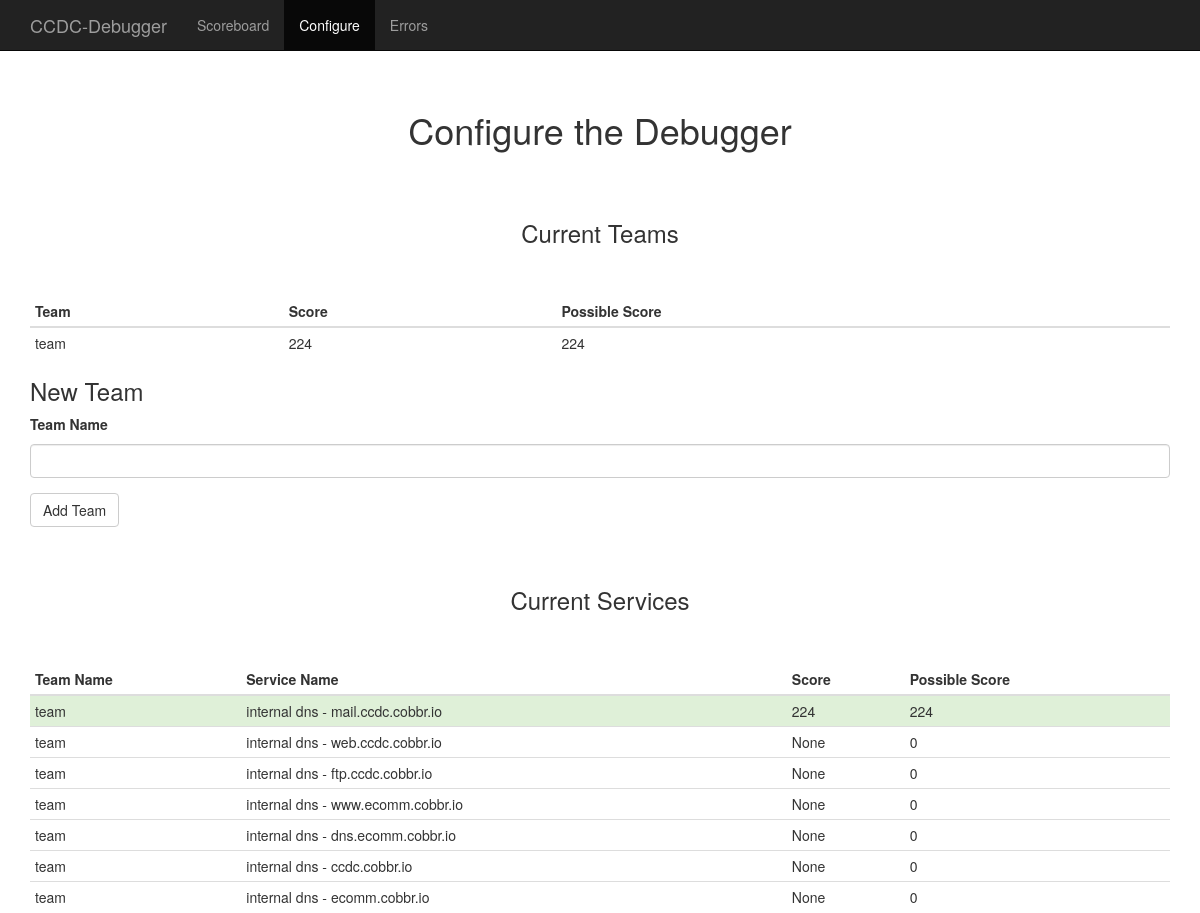
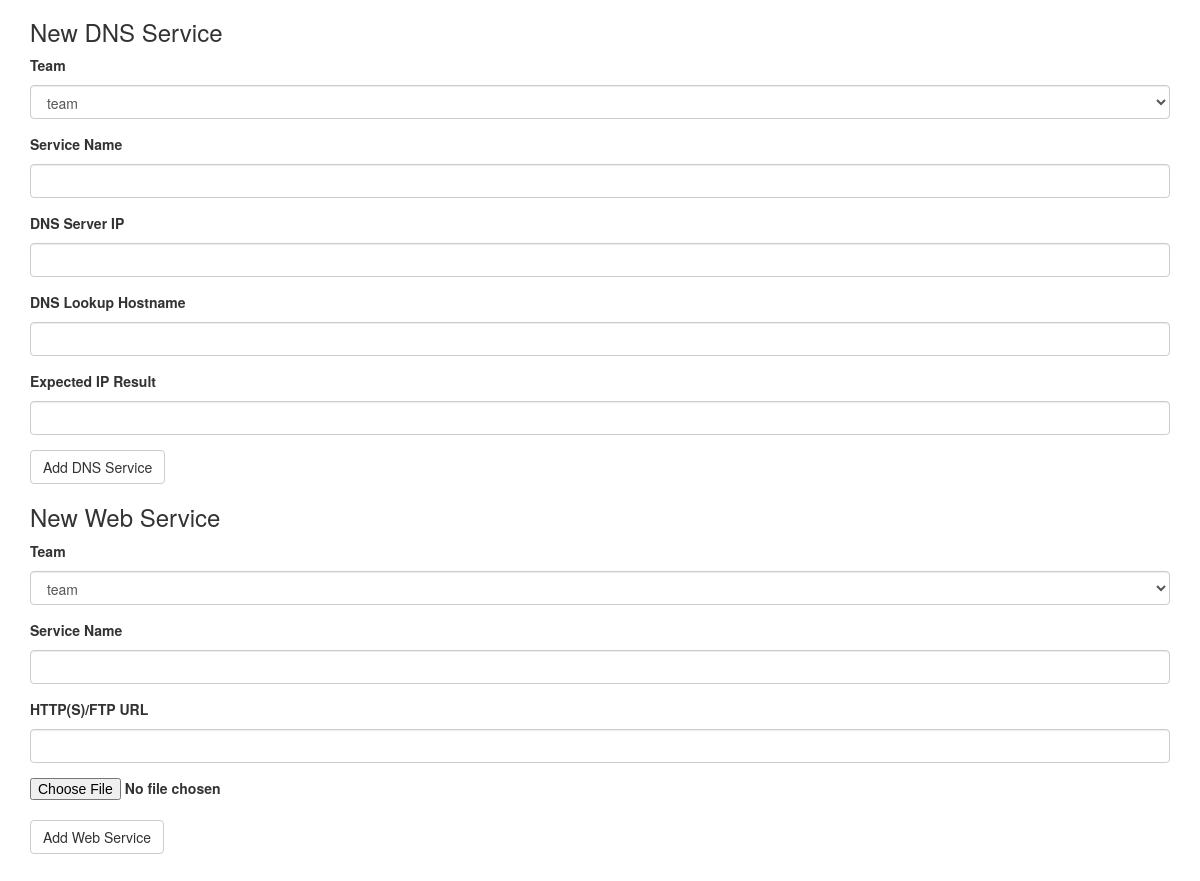
The app's page /configure, older data (2 pictures, top to bottom).
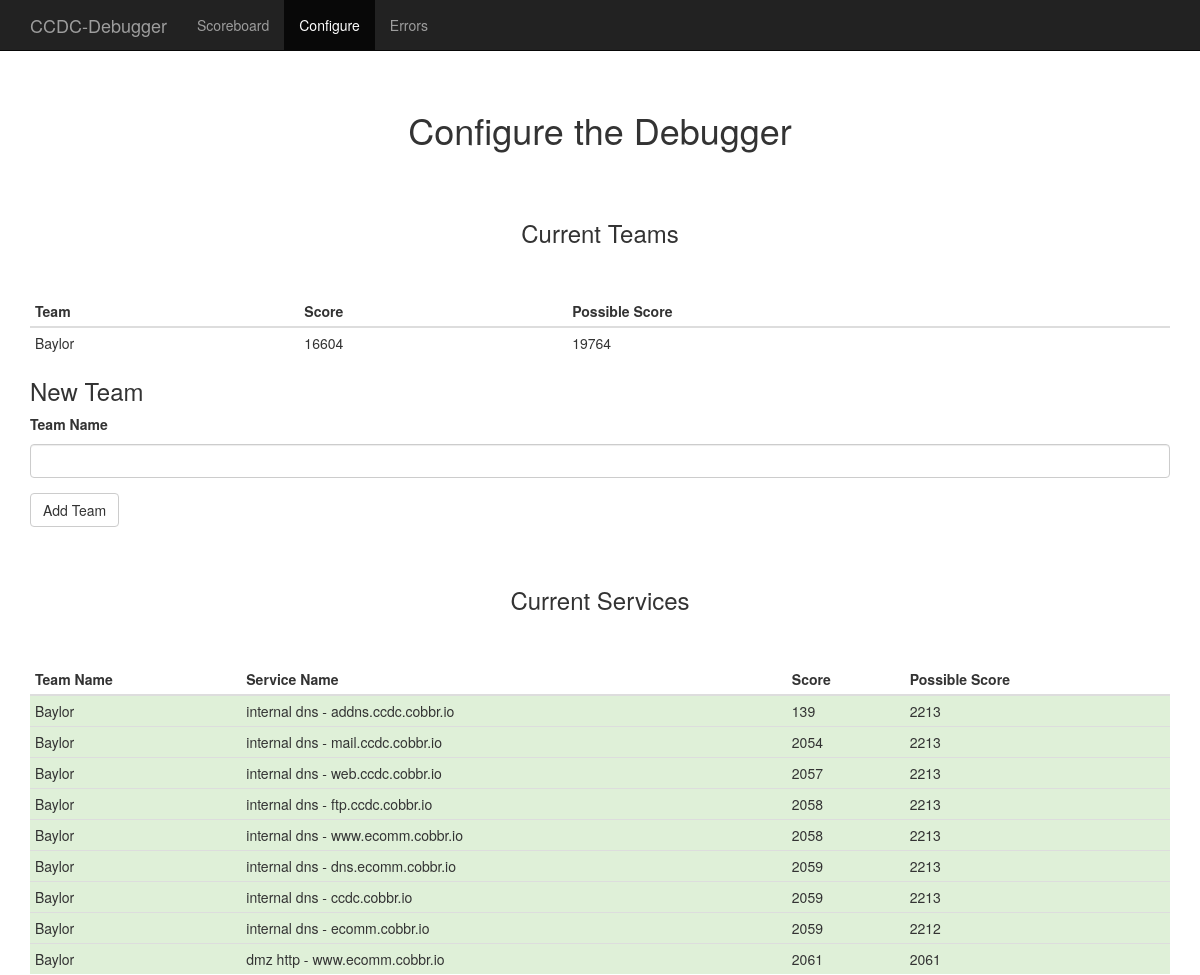
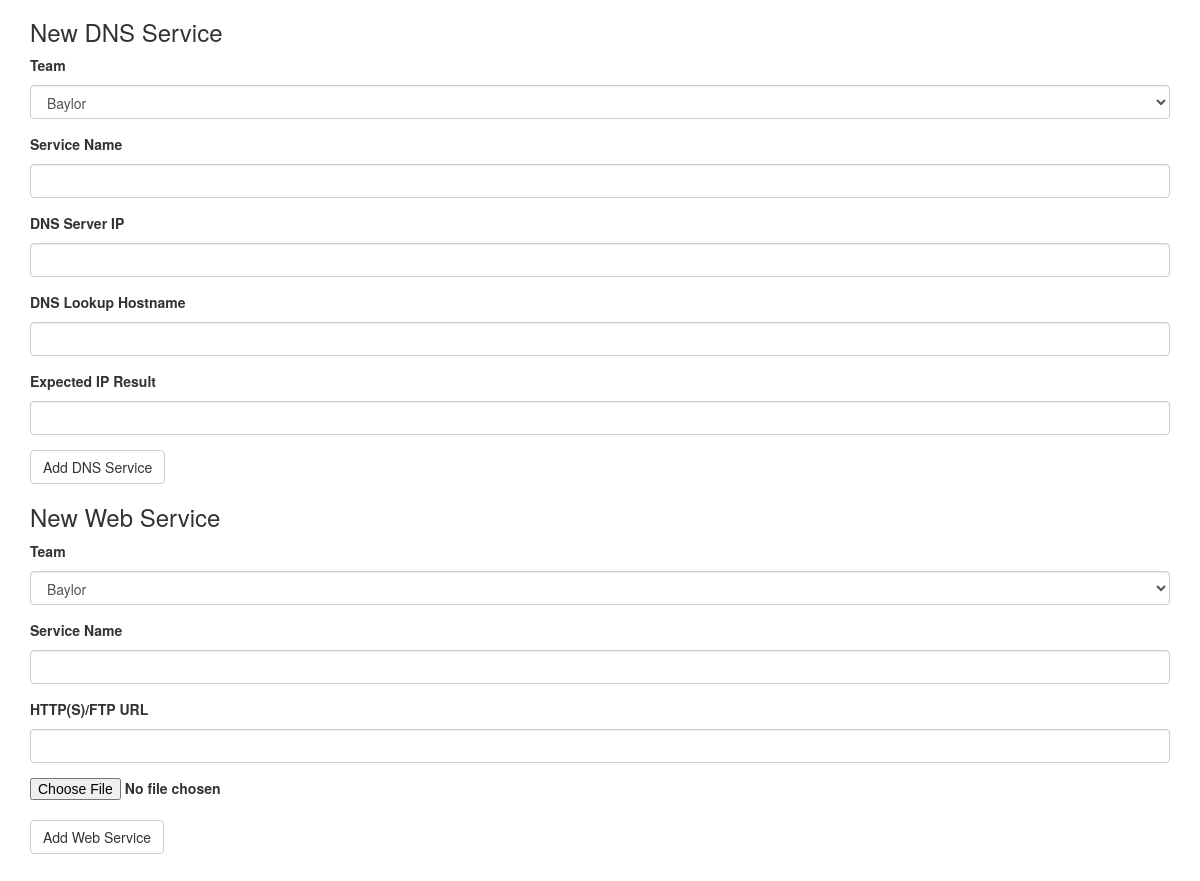
The same page, newer data (2 pictures, top to bottom).
### tables this page shows
CREATE TABLE team (
    team_id INTEGER PRIMARY KEY ASC,
    team_name TEXT NOT NULL
);

CREATE TABLE service (
    service_id INTEGER PRIMARY KEY ASC,
    service_type_id INTEGER NOT NULL,
    team_id INTEGER NOT NULL,
    service_name TEXT NOT NULL,
    service_connection TEXT NOT NULL,
    service_request TEXT NOT NULL,
    service_expected_result TEXT NOT NULL,
    service_active INTEGER NOT NULL DEFAULT 1,
    FOREIGN KEY (service_type_id) REFERENCES service_type(service_type_id),
    FOREIGN KEY (team_id) REFERENCES team(team_id)
);

### debugger.py (the view)
@app.route('/configure', methods=['GET'])
def configure():
    forms = {}
    forms['addTeamForm'] = AddTeamForm(request.form, csrf_enabled=False)
    forms['addDNSServiceForm'] = AddDNSServiceForm(request.form, csrf_enabled=False)
    forms['addWebServiceForm'] = AddWebServiceForm(request.form, csrf_enabled=False)
    choices = [(team['team_id'], team['team_name']) for team in execute_db_query('select team_id, team_name from team')]
    forms['addDNSServiceForm'].team_name.choices = choices
    forms['addWebServiceForm'].team_name.choices = choices
    return render_template('configure.html', forms=forms)

### debugger.py
class AddTeamForm(FlaskForm):
    team_name = StringField('Team Name', [validators.Length(min=1, max=50)])

class AddDNSServiceForm(FlaskForm):
    team_name = SelectField('Team')
    service_name = StringField('Service Name', [validators.Length(min=1, max=50)])
    service_connection = StringField('DNS Server IP', [validators.IPAddress()])
    service_request = StringField('DNS Lookup Hostname', [validators.Length(min=1, max=50)])
    service_expected_result = StringField('Expected IP Result', [validators.IPAddress()])

### debugger.py (called while the page is built)
def database_connect():
    try:
        conn = sqlite3.connect('./data/debugger.db')
        conn.row_factory = sqlite3.Row
        return conn
    except Exception as e:
        print "Error connecting to database. Must run 'flask setup' prior to running."
        sys.exit()

def execute_db_query(query, args=None):
    conn = database_connect()
    cur = conn.cursor()
    if(args):
        cur.execute(query, args)
    else:
        cur.execute(query)
    conn.commit()
    results = cur.fetchall()
    cur.close()
    conn.close()
    return results

@app.context_processor
def utility_processor():
    return dict(execute_db_query=execute_db_query)

### templates/configure.html (shortened to what this page needs)
{% from 'macros.html' import render_form %}
<!DOCTYPE html>
<html lang="en">
  <head>
    <link href="{{ url_for('static', filename='css/bootstrap.min.css') }}" rel="stylesheet">
    <link href="{{ url_for('static', filename='css/starter-template.css') }}" rel="stylesheet">
  </head>
  <body>
    <nav class="navbar navbar-inverse navbar-fixed-top">
      <div class="container">
        <div class="navbar-header">
          <a class="navbar-brand" href="scoreboard">CCDC-Debugger</a>
        </div>
        <div id="navbar" class="collapse navbar-collapse">
          <ul class="nav navbar-nav">
            <li><a href="scoreboard">Scoreboard</a></li>
            <li class="active"><a href="configure">Configure</a></li>
            <li><a href="errors">Errors</a></li>
          </ul>
        </div>
      </div>
    </nav>
    <div class="starter-template">
      <h1>Configure the Debugger</h1>
      <div class="container">
        <h3 class="starter-template">Current Teams</h3>
        <table class="table table-condensed">
          <thead>
            <tr>
              <th>Team</th>
              <th>Score</th>
              <th>Possible Score</th>
            </tr>
          </thead>
          <tbody>
          {% for team in execute_db_query('select * from team') %}
            <tr>
              <td>{{ team['team_name'] }}</td>
              <td>{{ execute_db_query('select sum(poll_score) as s from poll join service ON (poll.service_id = service.service_id) join team ON (service.team_id = team.team_id) where team.team_id = ?', [team['team_id']])[0]['s']  }}</td>
              <td>{{ execute_db_query('select count(poll_score) as c from poll join service ON (poll.service_id = service.service_id) join team ON (service.team_id = team.team_id) where team.team_id = ?', [team['team_id']])[0]['c']  }}</td>
            </tr>
          {% endfor %}
          </tbody>
        </table>
        <div>
          <h3>New Team</h3>
          {{ render_form(forms['addTeamForm'], action_url='/team/add', action_text='Add Team') }}
        </div>
        <h3 class="starter-template">Current Services</h3>
        <table class="table table-condensed">
          <thead>
            <tr>
              <th>Team Name</th>
              <th>Service Name</th>
              <th>Score</th>
              <th>Possible Score</th>
            </tr>
          </thead>
          <tbody>
          {% for service in execute_db_query('select * from service where service_active=1') %}
            {% for row in execute_db_query('select poll_score from poll where service_id = ? ORDER BY poll_time DESC LIMIT 1', [service['service_id']]) %}
              {% if loop.first and row[0]['poll_score'] == 0 %}
                <tr class='danger'>
              {% else %}
                <tr class='success'>
              {% endif %}
            {% endfor %}
              <td>{{ execute_db_query('select team_name from team where team_id = ?', [service['team_id']])[0]['team_name'] }}</td>
              <td>{{ service['service_name'] }}</td>
              <td>{{ execute_db_query('select sum(poll_score) as s from poll join service on (poll.service_id = service.service_id) where service.service_id = ?', [service['service_id']])[0]['s'] }}</td>
              <td>{{ execute_db_query('select count(poll_score) as c from poll join service on (poll.service_id = service.service_id) where service.service_id = ?', [service['service_id']])[0]['c'] }}</td>
            </tr>
          {% endfor %}
          </tbody>
        </table>
        <div>
          <h3>New DNS Service</h3>
          {{ render_form(forms['addDNSServiceForm'], action_url='/service/dns/add', action_text='Add DNS Service') }}
        </div>
        <div>
          <h3>New Web Service</h3>
          {{ render_form(forms['addWebServiceForm'], action_url='/service/web/add', action_text='Add Web Service') }}
        </div>
      </div>
    </div>
  </body>
</html>

### templates/macros.html (shortened to what this page needs)
{% macro render_field(field, label_visible=true) -%}
    <div class="form-group {% if field.errors %}has-error{% endif %} {{ kwargs.pop('class_', '') }}">
        {% if (field.type != 'HiddenField' and field.type !='CSRFTokenField') and label_visible %}
            <label for="{{ field.id }}" class="control-label">{{ field.label }}</label>
        {% endif %}
        {{ field(class_='form-control', **kwargs) }}
    </div>
{%- endmacro %}
{% macro render_file_field(field) -%}
    <label class="custom-file">
        <input type="file" class="custom-file-input" id="{{ field.id }}">
    </label>
{%- endmacro %}
{% macro render_form(form, action_url='', action_text='Submit', class_='', btn_class='btn btn-default') -%}
    <form method="POST" action="{{ action_url }}" role="form" class="{{ class_ }}">
        {% if caller %}
            {{ caller() }}
        {% else %}
            {% for f in form %}
                {% if f.type == 'BooleanField' %}
                    {{ render_checkbox_field(f) }}
                {% elif f.type == 'RadioField' %}
                    {{ render_radio_field(f) }}
                {% elif f.type == 'FileField' %}
                    {{ render_file_field(f) }}
                {% else %}
                    {{ render_field(f) }}
                {% endif %}
            {% endfor %}
        {% endif %}
        <button type="submit" class="{{ btn_class }}">{{ action_text }} </button>
    </form>
{%- endmacro %}

### static/css/starter-template.css (style rules this page uses)
body { padding-top: 50px; }
td { white-space:pre }
.starter-template { padding: 40px 15px; text-align: center; }
.container { text-align: left; }

Row changes from the older to the newer data that the page shows:
changed team: team_name "team" → "Baylor"; execute_db_query "224" → "16604"; execute_db_query "224" → "19764"
changed service: service_name "internal dns - mail.ccdc.cobbr.io" → "internal dns - addns.ccdc.cobbr.io"; execute_db_query "224" → "139"; execute_db_query "224" → "2213"
changed service: service_name "internal dns - web.ccdc.cobbr.io" → "internal dns - mail.ccdc.cobbr.io"; service_id "None" → "2054"; execute_db_query "0" → "2213"
changed service: service_name "internal dns - ftp.ccdc.cobbr.io" → "internal dns - web.ccdc.cobbr.io"; service_id "None" → "2057"; execute_db_query "0" → "2213"
changed service: service_name "internal dns - www.ecomm.cobbr.io" → "internal dns - ftp.ccdc.cobbr.io"; service_id "None" → "2058"; execute_db_query "0" → "2213"
changed service: service_name "internal dns - dns.ecomm.cobbr.io" → "internal dns - www.ecomm.cobbr.io"; service_id "None" → "2058"; execute_db_query "0" → "2213"
changed service: service_name "internal dns - ccdc.cobbr.io" → "internal dns - dns.ecomm.cobbr.io"; service_id "None" → "2059"; execute_db_query "0" → "2213"
changed service: service_name "internal dns - ecomm.cobbr.io" → "internal dns - ccdc.cobbr.io"; service_id "None" → "2059"; execute_db_query "0" → "2213"
added service: team.team_name "Baylor", service_name "internal dns - ecomm.cobbr.io", execute_db_query "2059", execute_db_query "2212"
added service: team.team_name "Baylor", service_name "dmz http - www.ecomm.cobbr.io", execute_db_query "2061"
Text that changed along with them:
form field team_name: "team" → "Baylor"
